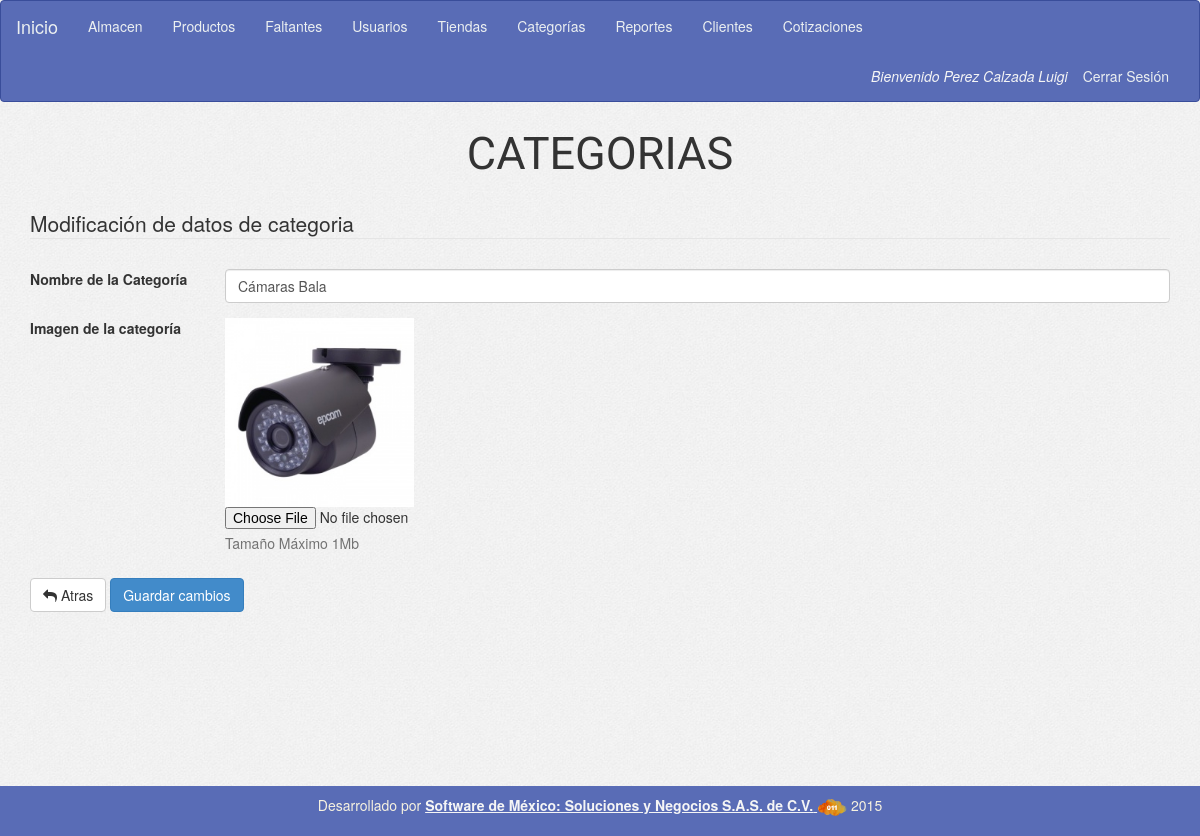
Screenshot of /cotizador/form_update_category.php?id=1 (signed in) with the database file from the repository.
### tables this page shows
CREATE TABLE IF NOT EXISTS `categorias` (
  `id` int(11) NOT NULL,
  `nombre` varchar(50) NOT NULL,
  `created` date NOT NULL,
  `created_by_user_id` int(11) NOT NULL,
  `activo` tinyint(4) NOT NULL,
  `img` varchar(50) DEFAULT NULL
);

### cotizador/config/conexion.php (called while the page is built, shortened)
<?php
	$tCategory="categorias";
?>

### cotizador/config/variables.php (called while the page is built, shortened)
<?php
        $rutaImgCat="uploads/categories/";
?>

### cotizador/form_update_category.php (the view, shortened to what this page needs)
<?php
include('config/conexion.php');
include('header.php');
include ('menu.php');
if (!isset($_SESSION['sessA']))
  echo '<div class="row"><div class="col-sm-12 text-center"><h2>No ha iniciado sesión de Administrador</h2></div></div>';
else if ($_SESSION['perfil'] != "1")
  echo '<div class="row><div class="col-sm-12 text-center"><h2>No tienes permiso para entrar a esta sección</h2></div></div>';
else {
  $categoryId = $_GET['id'];
  include('config/variables.php');
  $sqlGetCategory = "SELECT nombre, img FROM $tCategory WHERE id='$categoryId' ";
  $resGetCategory = $con->query($sqlGetCategory);
  $rowGetCategory = $resGetCategory->fetch_assoc();
  ?>
  <div class="container">
    <div class="row">
      <div class="titulo-crud text-center">
        CATEGORIAS
      </div>
      <div class="msg"></div>
      <div class="col-md-12">
        <form id="formUpdCategory" name="formUpdCategory" method="POST" class="form-horizontal" enctype="multipart/form-data">
          <legend>Modificación de datos de categoria</legend>
            <div class="error"></div>
            <div class="form-group">
              <label class="col-sm-2">Nombre de la Categoría</label>
              <div class="col-sm-10">
                <input type="text" id="inputCategory" name="inputCategory" class="form-control" value="<?= $rowGetCategory['nombre']; ?>">
              </div>
            </div>
            <div class="form-group">
                <label class="col-sm-2">Imagen de la categoría</label>
                <div class="col-sm-10">
                    <img src="<?=$rutaImgCat.$rowGetCategory['img'];?>" width="20%">
                    <input type="file" id="inputImg" name="inputImg" >
                    <p class="help-block">Tamaño Máximo 1Mb</p>
                </div>
            </div>
            <div class="form-group">
              <div class="col-sm-offset-0 col-sm-12">
                <a href="form_select_category.php" class="btn btn-default"><i class="fa fa-mail-reply"></i> Atras</a>
                <button type="submit" class="btn btn-primary" >Guardar cambios</button>
              </div>
            </div>
          </form>
      </div>
    </div>
  </div>
  <?php
}
include ('footer.php');
?>

### cotizador/assets/css/application.css (style rules this page uses)
body { min-height: 100%; background-image: url("../img/bg.jpg"); }
.titulo-crud { font-size: 4.5rem; font-family: 'Roboto', sans-serif; padding-bottom: .2rem; }
.error { font-size: 1.5rem; padding: .5rem; padding-left: 2rem; color: #4cae4c; }
.container { min-height: 83%; }
.msg { padding-left: 3rem; font-size: 2rem; padding-bottom: 1rem; padding-top: 1rem; }

### cotizador/assets/css/loader.css (style rules this page uses)
p { line-height: 1.33em; color: #7E7E7E; }

### rows the page displays
categorias: inputCategory "Cámaras Bala", img (picture)

### other values shown
$_SESSION['userName'] "Perez Calzada Luigi"
